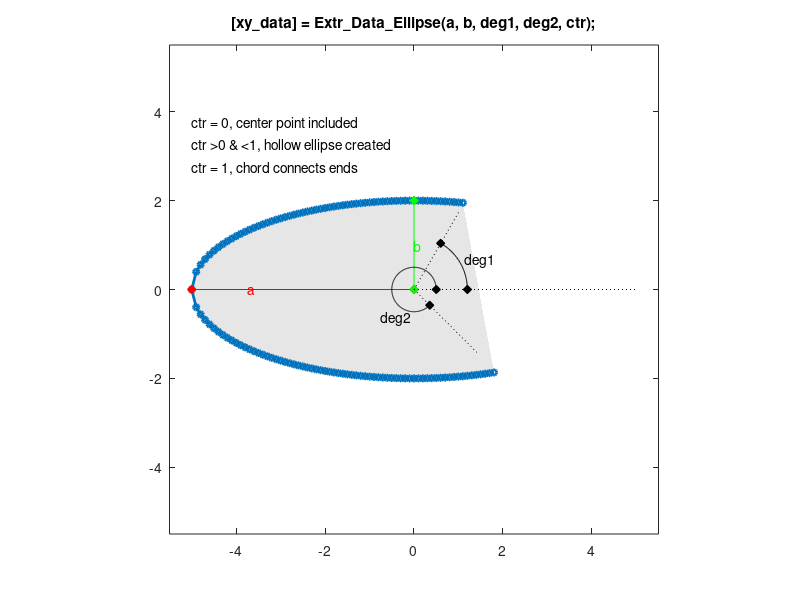

This figure's MATLAB source:
function [xy_data] = Extr_Data_Ellipse(a, b, deg1, deg2, ctr, varargin)
%Extr_Data_Ellipse Produce extrusion data for an ellipse.
%   [xy_data] = Extr_Data_Ellipse(a, b, deg1, deg2, ctr, varargin)
%   This function returns x-y data for a ring.
%   You can specify:
%       Radius 1        a
%       Radius 2        b
%       Start angle     deg1
%       Finish angle	deg2
%       Include Center	ctr
%
%   To see a plot showing parameter values, enter the name
%   of the function with no arguments
%   >> Extr_Data_Ellipse
%
%   To see a plot created with your parameter values,
%   add 'plot' as the final argument
%   >> Extr_Data_Ellipse(5,2,60,315,1,'plot')

% Copyright 2012-2017 The MathWorks, Inc.

% Default data to show diagram
if (nargin == 0)
    a = 5;
    b = 2;
    deg1 = 60;
    deg2 = 315;
    ctr = 1;
end

% Check if plot should be produced
if (isempty(varargin))
    showplot = 'n';
else
    showplot = varargin;
end

% Calculate quarter of ellipse
xdata = a:-a/50:0;
for i=1:length(xdata)
    ydata(i) = b/a*sqrt(a^2-xdata(i)^2);
end

% Full outer ellipse
xy_data = [xdata -fliplr(xdata(1:end-1)) -xdata(2:end) fliplr(xdata(1:end-1)); ydata fliplr(ydata(1:end-1)) -ydata(2:end) -fliplr(ydata(1:end-1))]';

% Determine start and stop
angles = unwrap(atan2(xy_data(:,2),xy_data(:,1)))*180/pi;
start = find(angles>=deg1);
start_ind = start(1);
finish = find(angles<=deg2);
finish_ind = finish(end);

% Determine connection between start and finish
if (ctr == 0)
    xy_data = [0 0; xy_data(start_ind:finish_ind,:)];
elseif (ctr == 1)
    xy_data = [xy_data(start_ind:finish_ind,:)];
else
    xy_data = [xy_data(start_ind:finish_ind,:);flipud(xy_data(start_ind:finish_ind,:))*ctr];
end

% Plot diagram to show parameters and extrusion
if (nargin == 0 || strcmpi(showplot,'plot'))
    
    % Figure name
    figString = ['h1_' mfilename];
    % Only create a figure if no figure exists
    figExist = 0;
    fig_hExist = evalin('base',['exist(''' figString ''')']);
    if (fig_hExist)
        figExist = evalin('base',['ishandle(' figString ') && strcmp(get(' figString ', ''type''), ''figure'')']);
    end
    if ~figExist
        fig_h = figure('Name',figString);
        assignin('base',figString,fig_h);
    else
        fig_h = evalin('base',figString);
    end
    figure(fig_h)
    clf(fig_h)
    
    
    % Plot extrusion
    patch(xy_data(:,1),xy_data(:,2),[1 1 1]*0.90,'EdgeColor','none');
    hold on
    plot(xy_data(:,1),xy_data(:,2),'-','Marker','o','MarkerSize',4,'LineWidth',2);
    
    %    plot(xy_data(:,1),xy_data(:,2),'-','Marker','.','MarkerSize',12,'LineWidth',1.5);
    axis('equal');
    axis([-1.1 1.1 -1.1 1.1]*max(a,b));
    
    % Show parameters
    hold on
    
    a_label_ang = 180;
    b_label_ang = 90;
    plot([0 a*(cos(a_label_ang*pi/180))],[0 a*(sin(a_label_ang*pi/180))],'r-d','MarkerFaceColor','r');
    text(cos(a_label_ang*pi/180)*0.75*a,sin(a_label_ang*pi/180)*0.75*a,'{\color{red}a}');
    
    plot([0 b*(cos(b_label_ang*pi/180))],[0 b*(sin(b_label_ang*pi/180))],'g-d','MarkerFaceColor','g');
    text(cos(b_label_ang*pi/180)*0.5*b,sin(b_label_ang*pi/180)*0.5*b,'{\color{green}b}');
    
    plot([0 a],[0 0],'k:');
    plot([0 b*cos(deg1*pi/180)],[0 b*sin(deg1*pi/180)],'k:');
    plot([0 b*cos(deg2*pi/180)],[0 b*sin(deg2*pi/180)],'k:');
    
    arc1_r = 0.6*b;
    arc1 = [(0:1:deg1)]'*pi/180;
    plot(cos(arc1)*arc1_r,sin(arc1)*arc1_r,'k-');
    plot(cos(arc1(1))*arc1_r,sin(arc1(1))*arc1_r,'kd','MarkerFaceColor','k');
    plot(cos(arc1(end))*arc1_r,sin(arc1(end))*arc1_r,'kd','MarkerFaceColor','k');
    text(cos(deg1/2*pi/180)*arc1_r*1.1,sin(deg1/2*pi/180)*arc1_r*1.1,'deg1');
    
    arc2_r = 0.25*b;
    arc2 = [(0:1:deg2)]'*pi/180;
    plot(cos(arc2)*arc2_r,sin(arc2)*arc2_r,'k-');
    plot(cos(arc2(1))*arc2_r,sin(arc2(1))*arc2_r,'kd','MarkerFaceColor','k');
    plot(cos(arc2(end))*arc2_r,sin(arc2(end))*arc2_r,'kd','MarkerFaceColor','k');
    text(cos(0.7*deg2*pi/180)*arc2_r*2,sin(0.7*deg2*pi/180)*arc2_r*2,'deg2');
    
    text(-a,0.75*a,'ctr = 0, center point included');
    text(-a,0.65*a,'ctr >0 & <1, hollow ellipse created');
    text(-a,0.55*a,'ctr = 1, chord connects ends');
    
    title(['[xy\_data] = Extr\_Data\_Ellipse(a, b, deg1, deg2, ctr);']);
    hold off
    box on
    clear xy_data
end
